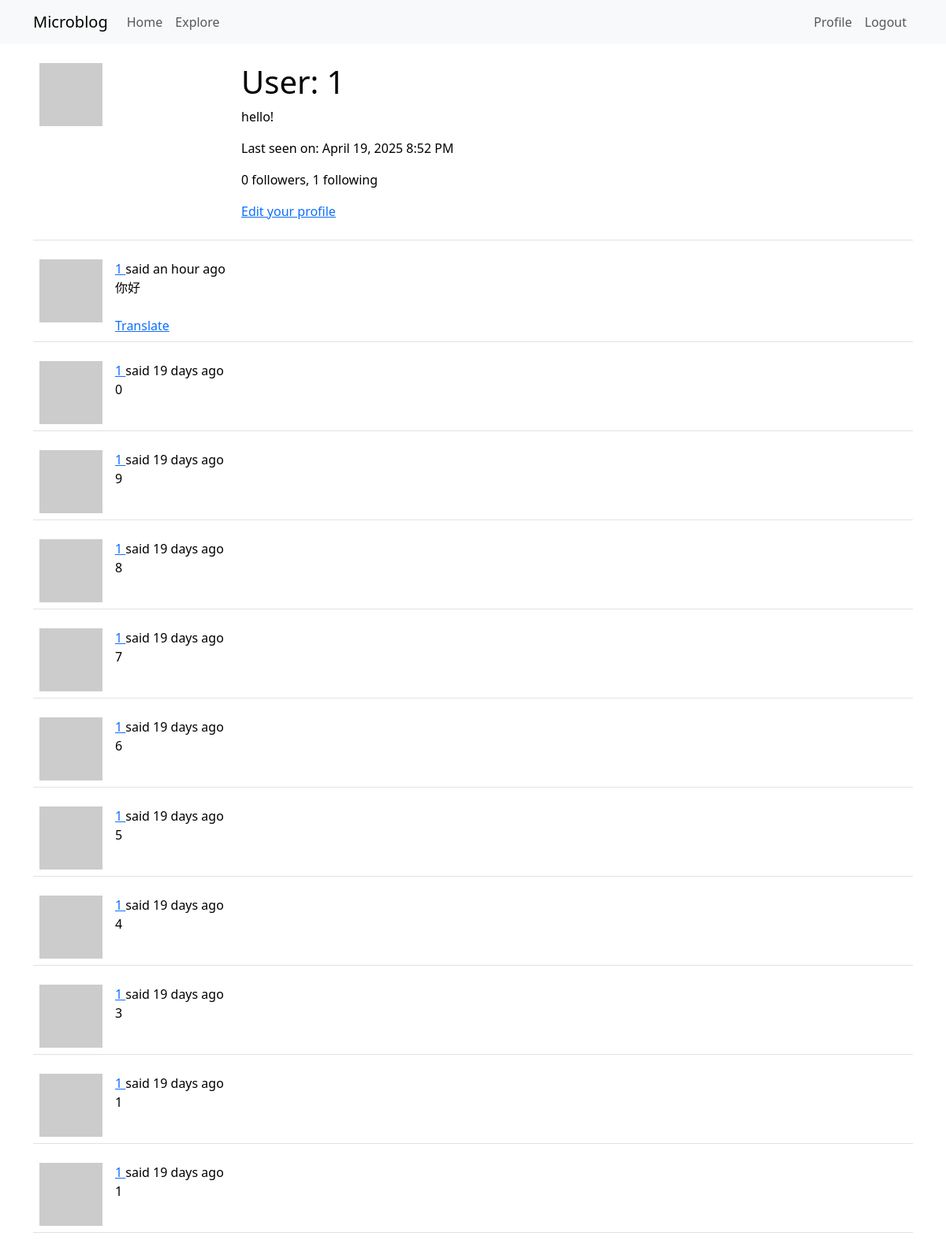
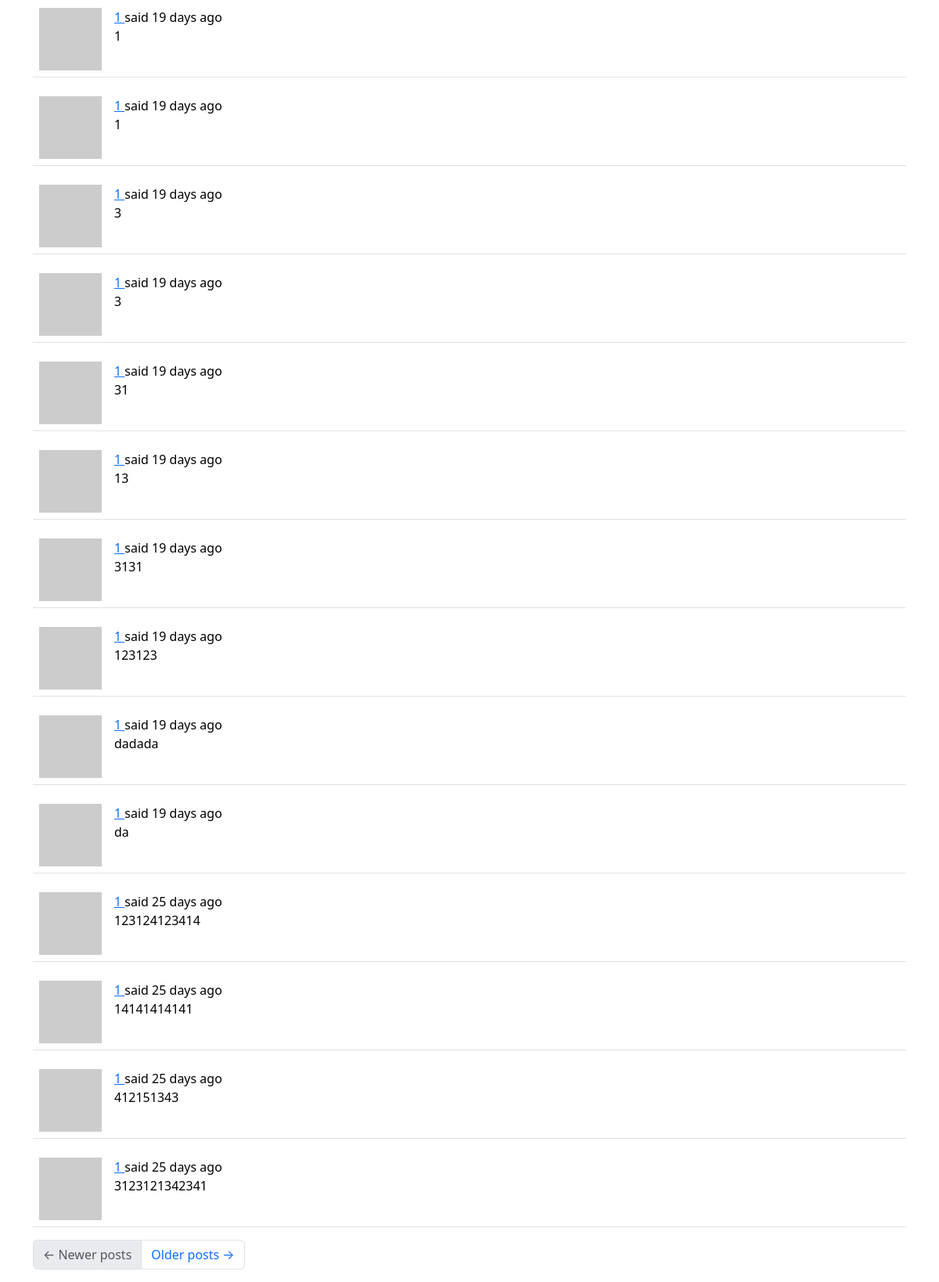
Before: /user/1 (signed in) with the older database file (2 pictures, top to bottom).
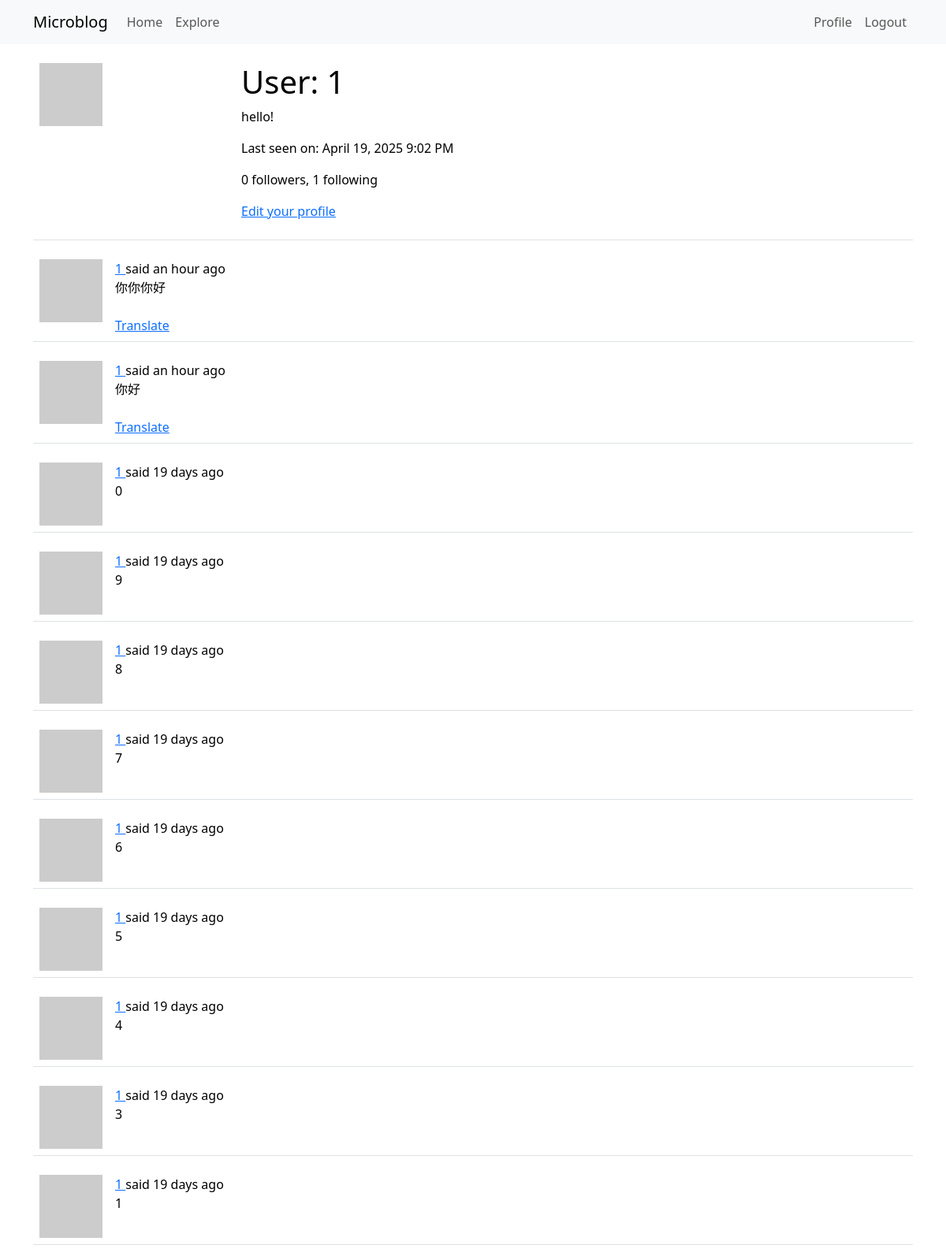
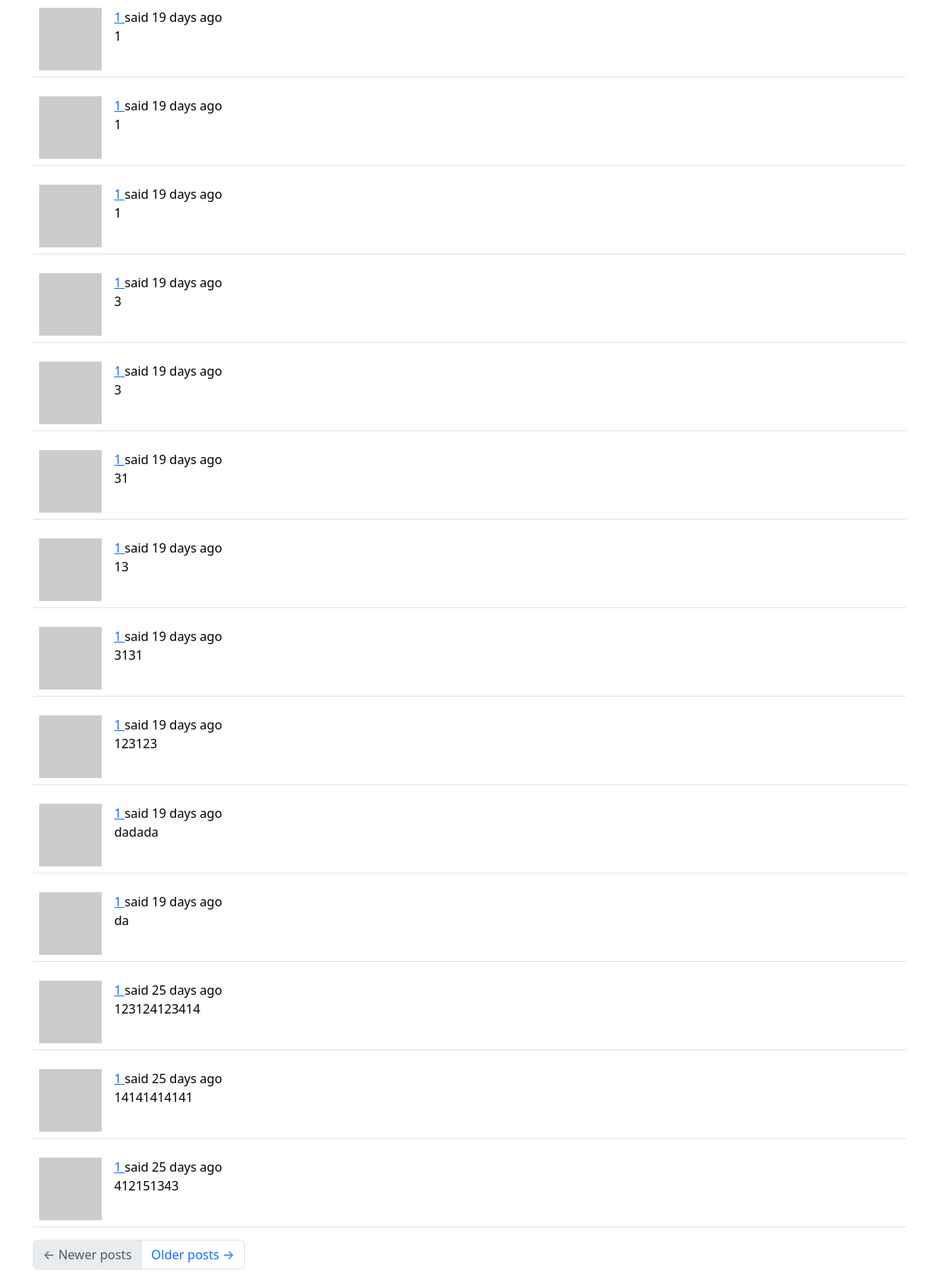
After: the same page with the newer database file (2 pictures, top to bottom).
### app/models.py (models this page shows, shortened)
class User(UserMixin, db.Model):
    id: so.Mapped[int] = so.mapped_column(primary_key=True)
    username: so.Mapped[str] = so.mapped_column(sa.String(64), index=True, unique=True)
    email: so.Mapped[str] = so.mapped_column(sa.String(120), index=True, unique=True)
    password_hash: so.Mapped[Optional[str]] = so.mapped_column(sa.String(256))
    about_me: so.Mapped[Optional[str]] = so.mapped_column(sa.String(140))
    last_seen: so.Mapped[Optional[datetime]] = so.mapped_column(default=lambda: datetime.now(timezone.utc))
    posts: so.WriteOnlyMapped['Post'] = so.relationship(back_populates='author')
    following: so.WriteOnlyMapped['User'] = so.relationship(secondary=followers, primaryjoin=(followers.c.follower_id == id), secondaryjoin=(followers.c.followed_id == id), back_populates='followers')
    followers: so.WriteOnlyMapped['User'] = so.relationship(secondary=followers, primaryjoin=(followers.c.followed_id == id), secondaryjoin=(followers.c.follower_id == id), back_populates='following')
    def avatar(self, size):
        digest = md5(self.email.lower().encode('utf-8')).hexdigest()
        return f'https://www.gravatar.com/avatar/{digest}?d=identicon&s={size}'
    def followers_count(self):
        query = sa.select(sa.func.count()).select_from(self.followers.select().subquery())
        return db.session.scalar(query)
    def following_count(self):
        query = sa.select(sa.func.count()).select_from(self.following.select().subquery())
        return db.session.scalar(query)

class Post(db.Model):
    id: so.Mapped[int] = so.mapped_column(primary_key=True)
    body: so.Mapped[str] = so.mapped_column(sa.String(140))
    timestamp: so.Mapped[datetime] = so.mapped_column(index=True, default=lambda: datetime.now(timezone.utc))
    user_id: so.Mapped[int] = so.mapped_column(sa.ForeignKey(User.id), index=True)
    language: so.Mapped[Optional[str]] = so.mapped_column(sa.String(5))
    author: so.Mapped[User] = so.relationship(back_populates='posts')

### app/routes.py (the view)
@app.route('/user/<username>')
@login_required
def user(username):
    user = db.first_or_404(sa.select(User).where(User.username == username))
    page = request.args.get('page', 1, type=int)
    query = user.posts.select().order_by(Post.timestamp.desc())
    posts = db.paginate(query, page=page, per_page=app.config['POSTS_PER_PAGE'], error_out=False)
    next_url = url_for('user', username=user.username, page=posts.next_num) \
        if posts.has_next else None
    prev_url = url_for('user', username=user.username, page=posts.prev_num) \
        if posts.has_prev else None
    form = EmptyForm()
    return render_template('user.html', user=user, posts=posts, form=form, next_url=next_url, prev_url=prev_url)

### app/__init__.py (called while the page is built)
def get_locale():
    return request.accept_languages.best_match(app.config['LANGUAGES'])

### app/models.py (called while the page is built)
@login.user_loader
def load_user(id):
    return db.session.get(User, int(id))

### app/routes.py (called while the page is built)
@app.before_request
def before_request():
    if current_user.is_authenticated:
        current_user.last_seen = datetime.now(timezone.utc)
        db.session.commit()

### app/templates/user.html (shortened to what this page needs)
{% extends "base.html" %}
{% block content %}
    <table class="table table-hover">
        <tr>
            <td width="256px"><img src="{{ user.avatar(256) }}"></td>
            <td>
                <h1>{{ _('User') }}: {{ user.username }}</h1>
                {% if user.about_me %}<p>{{ user.about_me }}</p>{% endif %}
                {% if user.last_seen %}
                <p>{{ _('Last seen on') }}: {{ moment(user.last_seen).format('LLL') }}</p>
                {% endif %}
                <p>{{ _('%(count)d followers', count=user.followers_count()) }}, {{ _('%(count)d following', count=user.following_count()) }}</p>
                {% if user == current_user %}
                <p><a href="{{ url_for('edit_profile') }}">{{ _('Edit your profile') }}</a></p>
                {% endif %}
            </td>
        </tr>
    </table>
    {% for post in posts %}
        {% include '_post.html' %}
    {% endfor %}
    <nav aria-label="Post navigation">
        <ul class="pagination">
            <li class="page-item{% if not prev_url %} disabled{% endif %}">
                <a class="page-link" href="{{ prev_url }}">
                    <span aria-hidden="true">&larr;</span> {{ _('Newer posts') }}
                </a>
            </li>
            <li class="page-item{% if not next_url %} disabled{% endif %}">
                <a class="page-link" href="{{ next_url }}">
                    {{ _('Older posts') }} <span aria-hidden="true">&rarr;</span>
                </a>
            </li>
        </ul>
    </nav>
{% endblock %}

### app/templates/_post.html (shortened to what this page needs)
    <table class="table table-hover">
        <tr>
            <td width="70px">
                <a href="{{ url_for('user', username=post.author.username) }}">
                    <img src="{{ post.author.avatar(70) }}" />
                </a>
            </td>
            <td>
                {{ _('%(username)s said %(when)s',
                    username=user_link, when=moment(post.timestamp).fromNow()) }}
                <br>
                <span id="post{{ post.id }}">{{ post.body }}</span>
                {% if post.language and post.language != g.locale %}
                <br><br>
                <span id="translation{{ post.id }}">
                    <a href="javascript:translate(
                                'post{{ post.id }}',
                                'translation{{ post.id }}',
                                '{{ post.language }}',
                                '{{ g.locale }}');">{{ _('Translate') }}</a>
                </span>
                {% endif %}
            </td>
        </tr>
    </table>

Changed rows visible on the page:
no longer on this page (row unchanged): Post: body "3123121342341"
changed User "hello!": last_seen "April 19, 2025 8:52 PM" → "April 19, 2025 9:02 PM"
added Post: body "你你你好"
